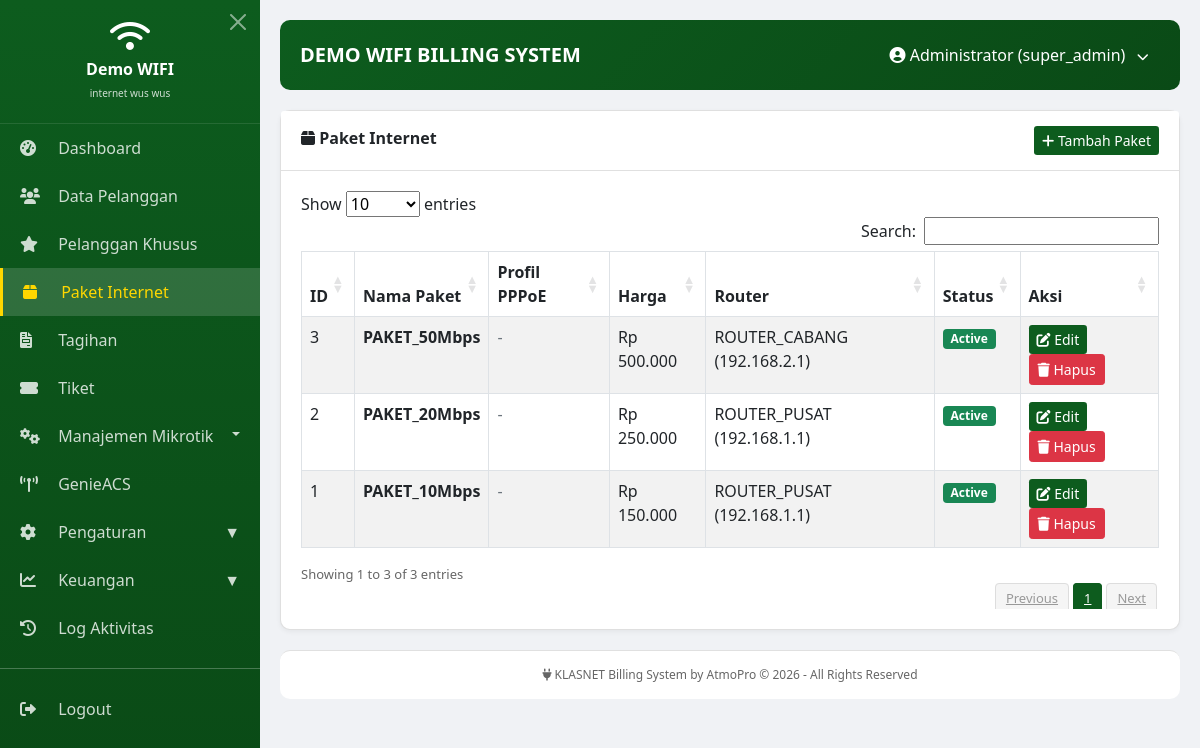
/modules/packages/index.php (signed in), run on the app's committed database.
### tables this page shows
CREATE TABLE `paket_internet` (
  `id` int(11) NOT NULL AUTO_INCREMENT,
  `nama_paket` varchar(100) NOT NULL,
  `profil_ppp` varchar(100) DEFAULT NULL,
  `harga` decimal(15,2) NOT NULL,
  `router_id` int(11) DEFAULT NULL,
  `deskripsi` text DEFAULT NULL,
  `is_active` tinyint(1) DEFAULT 1,
  `created_at` timestamp NULL DEFAULT current_timestamp(),
  PRIMARY KEY (`id`),
  KEY `router_id` (`router_id`),
  CONSTRAINT `paket_internet_ibfk_1` FOREIGN KEY (`router_id`) REFERENCES `routers` (`id`) ON DELETE SET NULL
);

CREATE TABLE `routers` (
  `id` int(11) NOT NULL AUTO_INCREMENT,
  `nama_router` varchar(100) NOT NULL,
  `ip_address` varchar(50) NOT NULL,
  `port_api` int(11) DEFAULT 8728,
  `username` varchar(50) DEFAULT NULL,
  `password` varchar(255) DEFAULT NULL,
  `lokasi` varchar(100) DEFAULT NULL,
  `status` enum('active','inactive') DEFAULT 'active',
  `last_connected` datetime DEFAULT NULL,
  `created_at` timestamp NULL DEFAULT current_timestamp(),
  `last_test` datetime DEFAULT NULL,
  `last_test_result` varchar(50) DEFAULT NULL,
  `last_test_message` text DEFAULT NULL,
  `connection_status` enum('online','offline','unknown') DEFAULT 'unknown',
  `last_check` datetime DEFAULT NULL,
  `last_check_message` text DEFAULT NULL,
  PRIMARY KEY (`id`)
);

### modules/packages/index.php (the view, shortened to what this page needs)
<?php
include '../../includes/header.php';
?>
<div class="card">
    <div class="card-header">
        <i class="fas fa-box"></i> Paket Internet
        <a href="add.php" class="btn btn-primary btn-sm float-end">
            <i class="fas fa-plus"></i> Tambah Paket
        </a>
    </div>
    <div class="card-body">
<div class="table-responsive">
            <table id="packagesTable" class="table table-bordered table-striped">
                <thead>
                    <tr>
                        <th>ID</th>
                        <th>Nama Paket</th>
                        <th>Profil PPPoE</th>
                        <th>Harga</th>
                        <th>Router</th>
                        <th>Status</th>
                        <th>Aksi</th>
                    </tr>
                </thead>
                <tbody>
                    <?php
                    try {
$pdo = Database::getInstance()->getConnection();
                        $sql = "SELECT p.*, r.nama_router, r.ip_address FROM paket_internet p LEFT JOIN routers r ON p.router_id = r.id ORDER BY p.id DESC";
                        $stmt = $pdo->query($sql);
                        while ($row = $stmt->fetch()) {
                            $status_badge = ($row['is_active'] == 1) ? '<span class="badge bg-success">Active</span>' : '<span class="badge bg-danger">Inactive</span>';
                            $router_info = $row['nama_router'] ? $row['nama_router'] . ' (' . $row['ip_address'] . ')' : '<span class="text-muted">-</span>';
                            $profil_info = $row['profil_ppp'] ? '<span class="badge bg-info">' . htmlspecialchars($row['profil_ppp']) . '</span>' : '<span class="text-muted">-</span>';
                            echo '<tr>
                                <td>' . $row['id'] . '</small></td>
                                <td><strong>' . htmlspecialchars($row['nama_paket']) . '</strong></small></td>
                                <td>' . $profil_info . '</small></td>
                                <td>Rp ' . number_format($row['harga'], 0, ',', '.') . '</small></td>
                                <td>' . $router_info . '</small></td>
                                <td>' . $status_badge . '</small></td>
                                <td>
                                    <a href="edit.php?id=' . $row['id'] . '" class="btn btn-sm btn-primary"><i class="fas fa-edit"></i> Edit</a>
                                    <a href="delete.php?id=' . $row['id'] . '" class="btn btn-sm btn-danger" onclick="return confirm(\'Yakin ingin menghapus paket ini?\')"><i class="fas fa-trash"></i> Hapus</a>
                                 </small>
                            </tr>';
                        }
                    } catch(PDOException $e) {
                        echo '<tr><td colspan="7" class="text-center">Error: ' . $e->getMessage() . '</small></tr>';
                    }
                    ?>
                </tbody>
            </table>
        </div>
    </div>
</div>
<?php include '../../includes/footer.php'; ?>

### includes/header.php (style rules this page uses)
* { margin: 0; padding: 0; box-sizing: border-box; }
body { font-family: 'Segoe UI', sans-serif; background: #f0f2f5; }
.card { background: white; border-radius: 10px; margin-bottom: 20px; box-shadow: 0 2px 5px rgba(0,0,0,0.05); }
.card-header { background: white; border-bottom: 1px solid #e0e0e0; padding: 15px 20px; font-weight: 600; }
.card-body { padding: 20px; }
.btn-primary { background: #0d5c1e; border: none; }
.table-responsive { overflow-x: auto; }

### data on the page
paket_internet: id "3", nama_paket "PAKET_50Mbps", harga "500.000", router.nama_router "ROUTER_CABANG", router.ip_address "192.168.2.1", is_active "Active"
paket_internet: id "2", nama_paket "PAKET_20Mbps", harga "250.000", router.nama_router "ROUTER_PUSAT", router.ip_address "192.168.1.1", is_active "Active"
paket_internet: id "1", nama_paket "PAKET_10Mbps", harga "150.000", router.nama_router "ROUTER_PUSAT", router.ip_address "192.168.1.1", is_active "Active"

### other printed values
$company_name "Demo WIFI"
$company_tagline "internet wus wus"
$company_name "DEMO WIFI"
$_SESSION['user_name'] "Administrator"
$_SESSION['user_role'] "super_admin"
